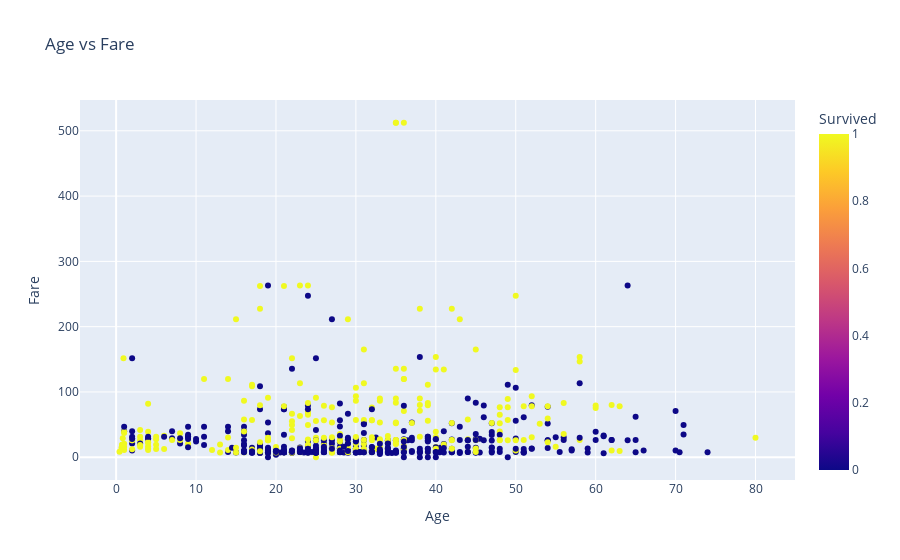

Write notebook code for a chart like this one.
### Markdown cell above
## ***4.7 : Fare***

### Code cell
# scatter plot age and fare base on survived in plotly
fig = px.scatter(df_train, x='Age', y='Fare', color='Survived', title='Age vs Fare')
fig.show()

### Figure 1 — Plotly figure (JSON) as saved in the notebook; plotly's stock layout.template omitted (floating-point values rounded to 4 significant figures; data arrays with more than 128 entries replaced by an {"elided": "..."} marker saying what was removed)
{"data": [{"hovertemplate": "Age=%{x}<br>Fare=%{y}<br>Survived=%{marker.color}<extra></extra>", "legendgroup": "", "marker": {"color": {"elided": "891 int values"}, "coloraxis": "coloraxis", "symbol": "circle"}, "mode": "markers", "name": "", "orientation": "v", "showlegend": false, "type": "scatter", "x": {"elided": "891 float values"}, "xaxis": "x", "y": {"elided": "891 float values"}, "yaxis": "y"}], "layout": {"coloraxis": {"colorbar": {"title": {"text": "Survived"}}, "colorscale": [[0, "#0d0887"], [0.1111, "#46039f"], [0.2222, "#7201a8"], [0.3333, "#9c179e"], [0.4444, "#bd3786"], [0.5556, "#d8576b"], [0.6667, "#ed7953"], [0.7778, "#fb9f3a"], [0.8889, "#fdca26"], [1, "#f0f921"]]}, "legend": {"tracegroupgap": 0}, "title": {"text": "Age vs Fare"}, "xaxis": {"anchor": "y", "domain": [0, 1], "title": {"text": "Age"}}, "yaxis": {"anchor": "x", "domain": [0, 1], "title": {"text": "Fare"}}}}
